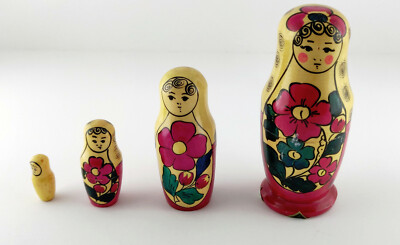
#> input picture doll.jpg, 400 x 245 px
$ jupyter execute Sina_Task6_Thresholding_Image.ipynb
#> lines starting #> are read from the running program, lines starting #| are printed output that depends on the picture; after the words box and inside, x2 and y2 are one past the last pixel; in counts of white or black regions, pixels touching at a corner belong together
[cell 1]
import cv2
import numpy as np
from matplotlib import pyplot as plt

[cell 2]
img = cv2.imread("doll.jpg")
#> img is the input picture: shape (245, 400, 3); mean B, G, R 179.3, 188.3, 199.9
img_rgb = cv2.cvtColor(img, cv2.COLOR_BGR2RGB)

plt.figure(figsize=(6,6))
plt.imshow(img_rgb)
plt.title("Original Image")
plt.axis("off")
plt.show()

[cell 3]
gray = cv2.cvtColor(img, cv2.COLOR_BGR2GRAY)
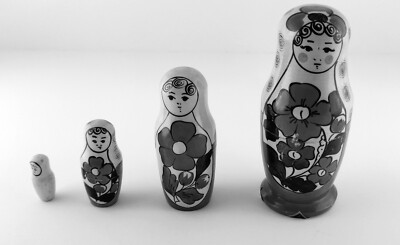
#> gray: shape (245, 400); min 0, max 254, mean 190.7

plt.figure(figsize=(6,6))
plt.imshow(gray, cmap="gray")
plt.title("Grayscale Image")
plt.axis("off")
plt.show()

Gaussian Blur

[cell 4]
blur = cv2.GaussianBlur(gray, (5,5), 0)
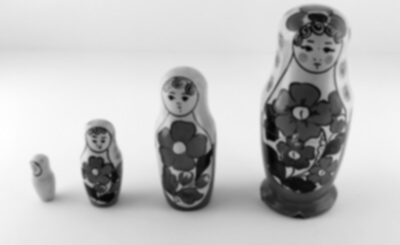
#> blur: shape (245, 400); min 6, max 254, mean 190.7

plt.figure(figsize=(6,6))
plt.imshow(blur, cmap="gray")
plt.title("Blurred Image")
plt.axis("off")
plt.show()

Simple Binary Thresholding

[cell 5]
ret1, th_binary = cv2.threshold(blur, 127, 255, cv2.THRESH_BINARY)
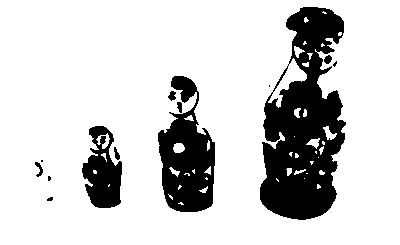
#> th_binary: shape (245, 400); 81.3% white; 13 black regions (5 under 20 px), largest, box (x1, y1, x2, y2) and area: (260, 7, 346, 220) 11332, (158, 76, 215, 212) 4655, (82, 126, 122, 208) 2050

plt.figure(figsize=(6,6))
plt.imshow(th_binary, cmap="gray")
plt.title("Simple Binary Threshold")
plt.axis("off")
plt.show()

Simple Binary Inverse Thresholding

[cell 6]
ret2, th_binary_inv = cv2.threshold(blur, 127, 255, cv2.THRESH_BINARY_INV)

plt.figure(figsize=(6,6))
plt.imshow(th_binary_inv, cmap="gray")
plt.title("Binary Inverse Threshold")
plt.axis("off")
plt.show()

Adaptive Mean Thresholding

[cell 7]
th_adaptive_mean = cv2.adaptiveThreshold(
    blur, 255,
    cv2.ADAPTIVE_THRESH_MEAN_C,
    cv2.THRESH_BINARY_INV,
    11, 2
)
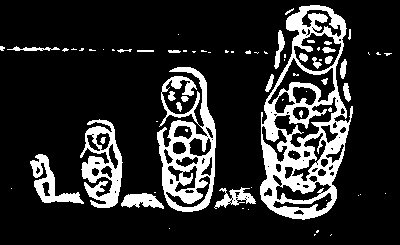
#> th_adaptive_mean: shape (245, 400); 17% white; 72 white regions (44 under 20 px), largest, box (x1, y1, x2, y2) and area: (260, 5, 353, 220) 7649, (157, 67, 216, 212) 3919, (80, 119, 123, 208) 1889

plt.figure(figsize=(6,6))
plt.imshow(th_adaptive_mean, cmap="gray")
plt.title("Adaptive Mean Threshold")
plt.axis("off")
plt.show()

Adaptive Gaussian Thresholding

[cell 8]
th_adaptive_gaussian = cv2.adaptiveThreshold(
    blur, 255,
    cv2.ADAPTIVE_THRESH_GAUSSIAN_C,
    cv2.THRESH_BINARY_INV,
    11, 2
)
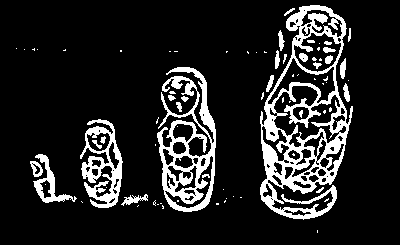
#> th_adaptive_gaussian: shape (245, 400); 14.1% white; 78 white regions (50 under 20 px), largest, box (x1, y1, x2, y2) and area: (260, 5, 353, 220) 6671, (157, 67, 216, 212) 3478, (80, 119, 123, 208) 1678

plt.figure(figsize=(6,6))
plt.imshow(th_adaptive_gaussian, cmap="gray")
plt.title("Adaptive Gaussian Threshold")
plt.axis("off")
plt.show()

Otsu Thresholding

[cell 9]
ret3, th_otsu = cv2.threshold(
    blur, 0, 255,
    cv2.THRESH_BINARY_INV + cv2.THRESH_OTSU
)
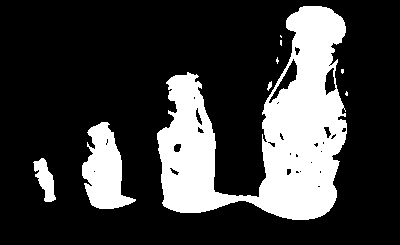
#> th_otsu: shape (245, 400); 23.4% white; 9 white regions (5 under 20 px), largest, box (x1, y1, x2, y2) and area: (157, 6, 347, 220) 19628, (82, 122, 136, 209) 2702, (33, 158, 56, 202) 536, (267, 81, 272, 91) 28
#> ret3 = 153

print("Otsu Threshold Value:", ret3)
#| Otsu Threshold Value: 153.0

plt.figure(figsize=(6,6))
plt.imshow(th_otsu, cmap="gray")
plt.title("Otsu Threshold")
plt.axis("off")
plt.show()

Compare

[cell 10]
titles = [
    "Original Gray",
    "Binary",
    "Binary Inv",
    "Adaptive Mean",
    "Adaptive Gaussian",
    "Otsu"
]

images = [
    gray,
    th_binary,
    th_binary_inv,
    th_adaptive_mean,
    th_adaptive_gaussian,
    th_otsu
]

plt.figure(figsize=(14,8))

for i in range(6):
    plt.subplot(2, 3, i+1)
    if i == 0:
        plt.imshow(images[i], cmap="gray")
    else:
        plt.imshow(images[i], cmap="gray")
    plt.title(titles[i])
    plt.axis("off")

plt.tight_layout()
plt.show()

Extracting Image

[cell 11]
mask = th_otsu

result = cv2.bitwise_and(img_rgb, img_rgb, mask=mask)
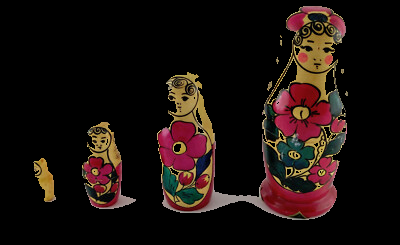
#> result: shape (245, 400, 3); mean R, G, B 27.1, 16.6, 13.3

plt.figure(figsize=(6,6))
plt.imshow(result)
plt.title("Extracted Object")
plt.axis("off")
plt.show()

[cell 12]
titles = [
    "Original Image (Gray)",
    "Extracted using Binary",
    "Extracted using Binary Inv",
    "Extracted using Adaptive Mean",
    "Extracted using Adaptive Gaussian",
    "Extracted using Otsu"
]

images = [
    gray,
    th_binary,
    th_binary_inv,
    th_adaptive_mean,
    th_adaptive_gaussian,
    th_otsu
]

plt.figure(figsize=(14,8))

for i in range(6):

    plt.subplot(2, 3, i+1)
    if i == 0:
        plt.imshow(images[i], cmap="gray")
    else:
        mask = images[i]
        result = cv2.bitwise_and(img_rgb, img_rgb, mask=mask)
        plt.imshow(result)
    plt.title(titles[i])
    plt.axis("off")
#> this loop made 6 passes
#> pass 2, `result = cv2.bitwise_and(img_rgb, img_rgb, mask=mask)`:
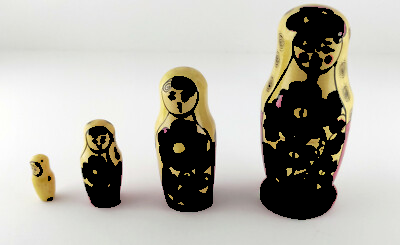
#> result: shape (245, 400, 3); mean R, G, B 180.8, 178.4, 170.3
#> pass 3, `result = cv2.bitwise_and(img_rgb, img_rgb, mask=mask)`:
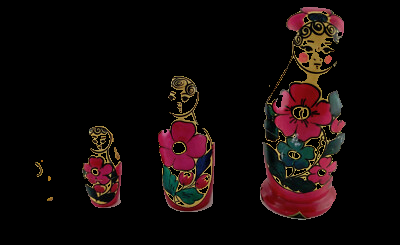
#> result: shape (245, 400, 3); mean R, G, B 19.1, 9.8, 9

plt.tight_layout()
plt.show()
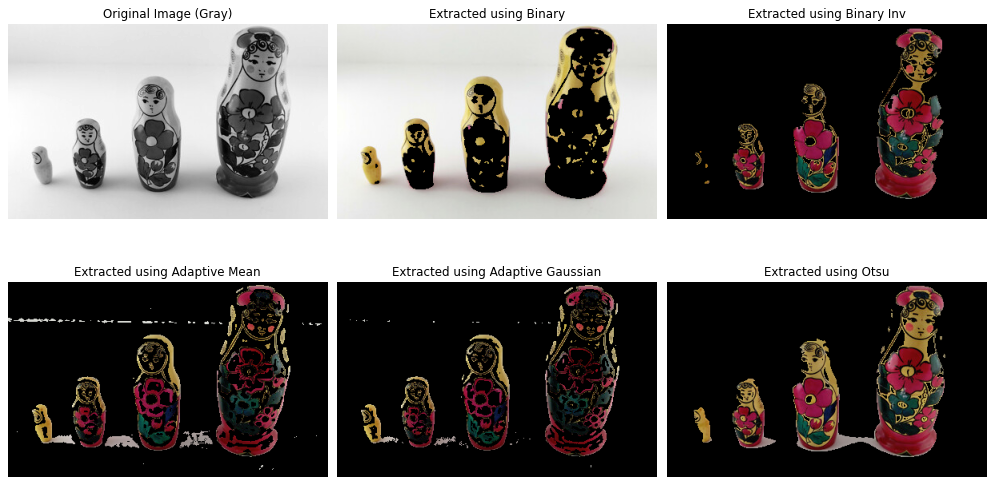
#> figure drawn by matplotlib, 6 panels
